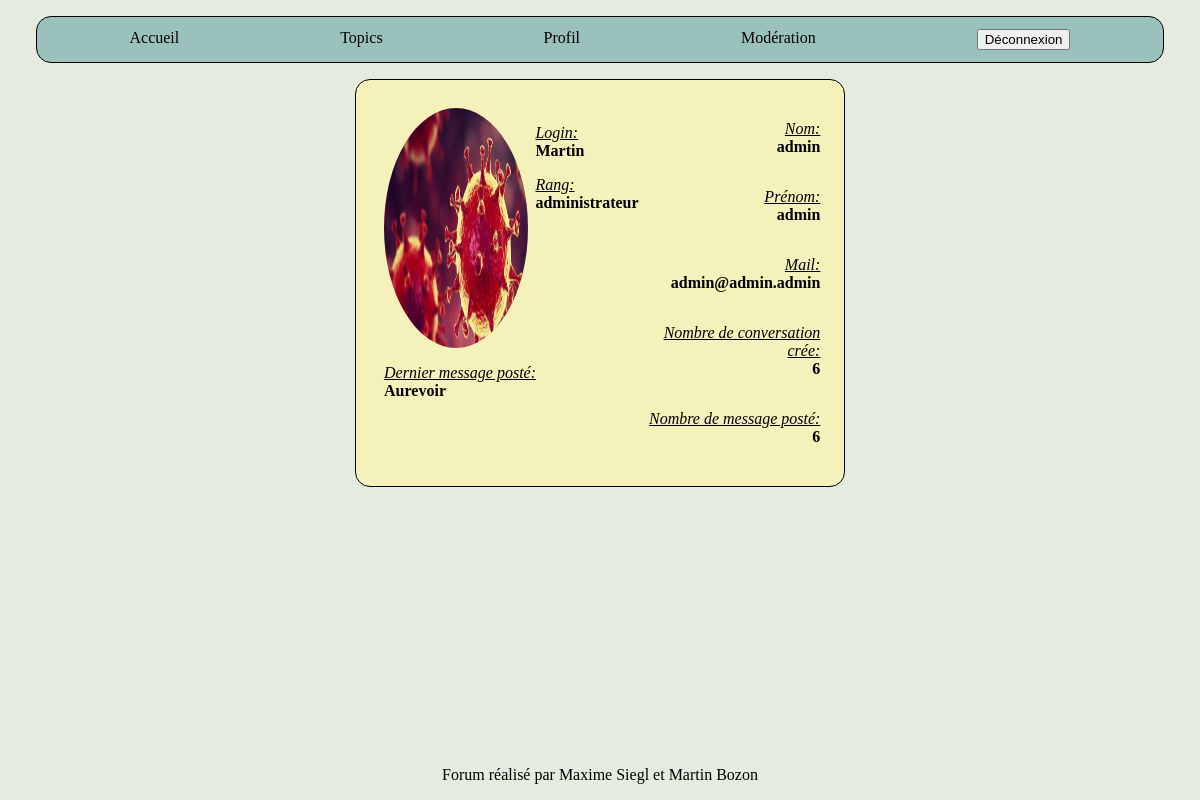
Page /membre.php?id_posteur=1 (signed in) on the committed database.
### tables this page shows
CREATE TABLE IF NOT EXISTS `utilisateurs` (
  `id` int(11) NOT NULL AUTO_INCREMENT,
  `login` varchar(80) NOT NULL,
  `mdp` varchar(80) NOT NULL,
  `nom` varchar(255) NOT NULL,
  `prenom` varchar(255) NOT NULL,
  `mail` varchar(255) NOT NULL,
  `avatar` varchar(255) DEFAULT 'img/avatar/avatarfilm.png',
  `id_confidentialite` int(11) NOT NULL DEFAULT 2,
  PRIMARY KEY (`id`)
);

CREATE TABLE IF NOT EXISTS `confidentialite` (
  `id` int(11) NOT NULL AUTO_INCREMENT,
  `rang` varchar(60) NOT NULL,
  PRIMARY KEY (`id`)
);

CREATE TABLE IF NOT EXISTS `messages` (
  `id` int(11) NOT NULL AUTO_INCREMENT,
  `id_conversation` int(11) NOT NULL,
  `id_utilisateur` int(11) NOT NULL,
  `message` varchar(255) NOT NULL,
  `date` datetime DEFAULT current_timestamp(),
  PRIMARY KEY (`id`),
  KEY `id_conversation` (`id_conversation`)
);

### include/php_membre.php (called while the page is built, shortened)
<?php
    $bdd = connexionbdd();
    if (isset($_GET['id_posteur']) && !empty($_GET['id_posteur']))
    {
        $id_posteur = $_GET['id_posteur'];
        $profil = "SELECT * FROM utilisateurs WHERE id = '$id_posteur' ";
        $profil_query = mysqli_query($bdd, $profil);
        $info_profil = mysqli_fetch_all($profil_query, MYSQLI_ASSOC);
        $rang_log = "SELECT * FROM confidentialite INNER JOIN utilisateurs ON utilisateurs.id_confidentialite = confidentialite.id WHERE utilisateurs.id = '$id_posteur' ";
        $rang_query = mysqli_query($bdd, $rang_log);
        $rang = mysqli_fetch_all($rang_query, MYSQLI_ASSOC);
        $mess_info = "SELECT * FROM messages WHERE id_utilisateur = '$id_posteur' ORDER BY date DESC";
        $mess_info_query = mysqli_query($bdd, $mess_info);
        $mess = mysqli_fetch_all($mess_info_query, MYSQLI_ASSOC);
        $number = "SELECT COUNT(*) FROM conversations WHERE id_utilisateur = '$id_posteur' ";
        $number_query = mysqli_query($bdd, $number);
        $nb_conv = mysqli_fetch_all($number_query, MYSQLI_ASSOC);
        $nombre = "SELECT COUNT(*) FROM messages WHERE id_utilisateur = '$id_posteur' ";
        $nombre_query = mysqli_query($bdd, $nombre);
        $nb_msg = mysqli_fetch_all($nombre_query, MYSQLI_ASSOC);
    }
?>

### membre.php (the view, shortened to what this page needs)
<!DOCTYPE html>
<html lang="fr">
<head>
    <link rel="stylesheet" href="css/style.css">
</head>
<body>
    <header>
        <?php include 'include/header.php'; ?>
    </header>
    <main id="membre">
        <?php include 'include/php_membre.php'; ?>
        <section id="ligne">
            <section id="colonne">
                <section id="avatar_log">
                    <img id="avatar" src="<?php echo $info_profil[0]['avatar'];?>" alt="avatar de profil">
                    <section id="log_rang">
                        <p id="log">
                            <span>Login:</span> <br>
                            <?php echo $info_profil[0]['login']; ?>
                        </p>
                        <p id="rang">
                            <span>Rang:</span> <br>
                            <?php echo $rang[0]['rang']; ?>
                        </p>
                    </section>
                </section>
                <section id="last_mess">
                    <p id="last-msg">
                    <span>Dernier message posté:</span> <br>
                        <?php echo $mess[0]['message']; ?>
                    </p>
                </section>
            </section>
            <section id="perso">
                <p id="nom">
                <span>Nom:</span> <br>
                    <?php echo $info_profil[0]['nom'] ; ?>
                </p>
                <p id="prenom">
                    <span>Prénom:</span> <br>
                    <?php echo $info_profil[0]['prenom']; ?>
                </p>
                <p id="mail">
                <span>Mail:</span> <br>
                    <?php echo $info_profil[0]['mail']; ?>
                </p>
                <p id="nb_conv">
                    <span>Nombre de conversation crée:</span> <br>
                    <?php echo  $nb_conv[0]['COUNT(*)'] ; ?>
                </p>
                <p id="nb_mess">
                <span>Nombre de message posté:</span> <br>
                    <?php echo $nb_msg[0]['COUNT(*)']; ?>
                </p>
            </section>
        </section>
    </main>
        <?php include 'include/footer.php';?>
</body>
</html>

### css/style.css (style rules this page uses)
html { margin: 0; height: 100%; background-color: #E6EBE0; }
body { display: flex; flex-direction: column; margin: 0; flex-grow: 1; height: 100%; }
main { display: flex; flex-direction: column; flex-grow: 1; }
#membre { align-items: center; }
#membre #ligne { display: flex; flex-direction: row; border: 1px solid black; border-radius: 15px; padding: 2%; background-color: #F4F1BB; width:auto; height: auto; }
#membre #colonne { display: flex; flex-direction: column; margin: 1%; }
#membre #perso { display: flex; flex-direction: column; margin: 1; }
#membre #avatar_log { display: flex; flex-direction: row; justify-content: space-around; }
#membre #avatar { width: 12vw; height: 30vh; border-radius: 50%; margin-right: 3%; }
#membre p { font-weight: bold; }
#membre #perso p { text-align: right; }
#membre span { font-style: italic; text-decoration: underline; font-weight: normal; }

### rows in the picture
utilisateurs: avatar (picture), login "Martin", id_confidentialite.rang "administrateur", nom "admin", prenom "admin", mail "admin@admin.admin"
messages: message "Aurevoir"

### other values in the picture
$nb_conv[0]['COUNT(*)'] "6"
$nb_msg[0]['COUNT(*)'] "6"
